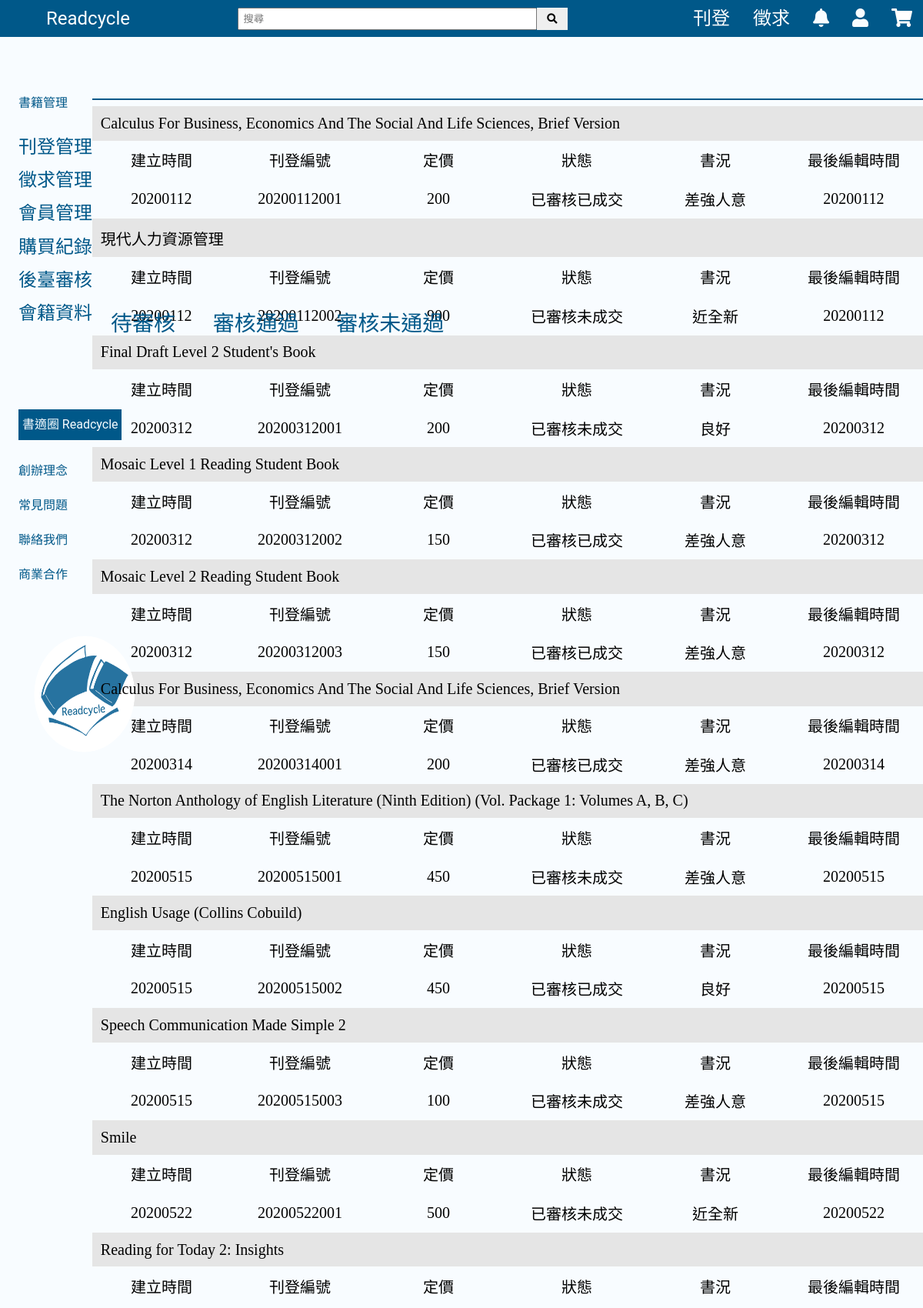
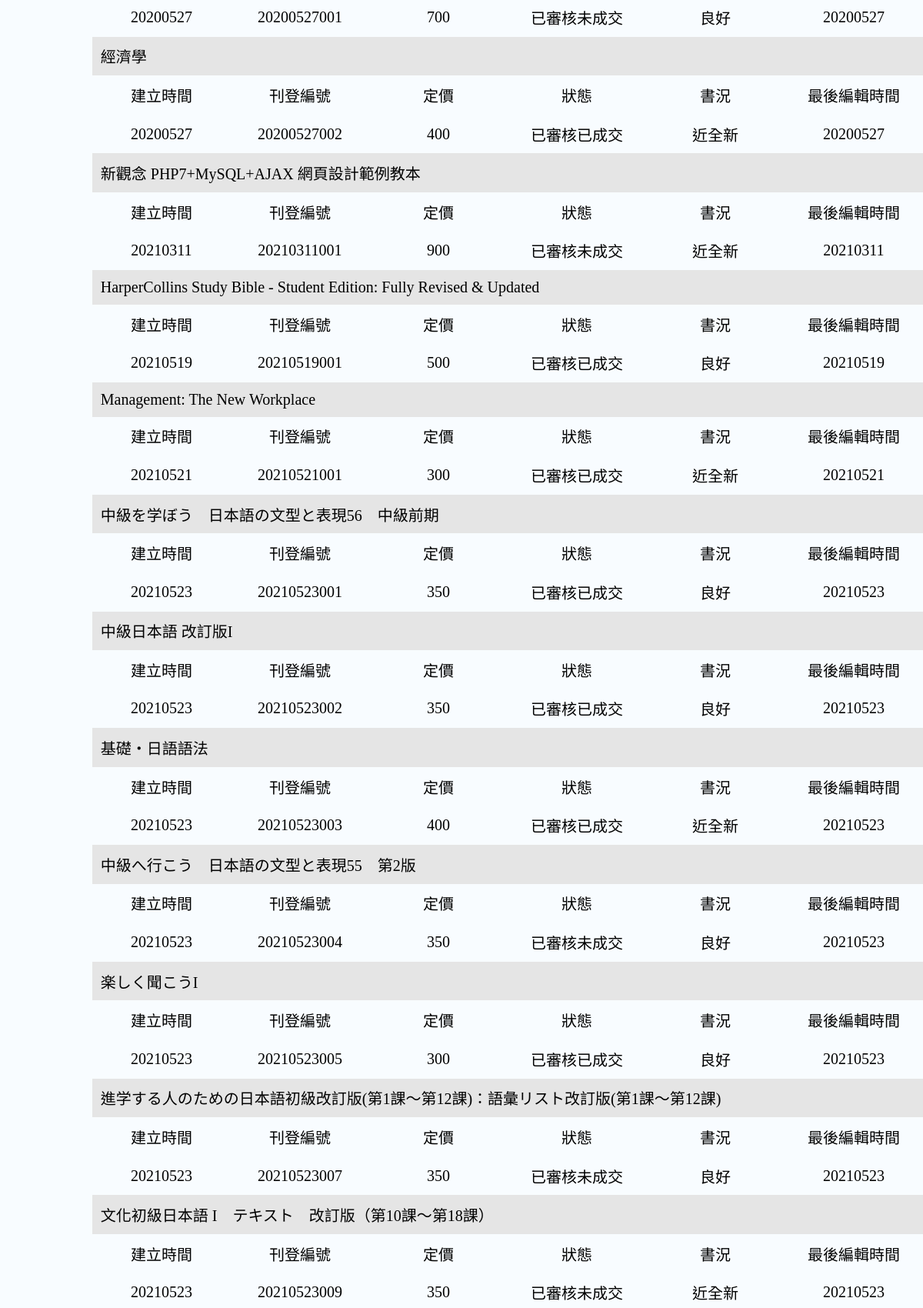
Page /php/Manage_Backstage2.php (signed in, upper part) on the committed database (2 pictures, top to bottom).
### tables this page shows
CREATE TABLE `book_function` (
  `function_id` varchar(11) NOT NULL,
  `ISBN` varchar(13) NOT NULL,
  `member_id` varchar(8) NOT NULL,
  `situation` varchar(20) NOT NULL DEFAULT '未審核',
  `pub_price` int(4) NOT NULL,
  `book_condition` varchar(20) NOT NULL,
  `class` varchar(20) DEFAULT NULL,
  `pic1` varchar(20) NOT NULL,
  `pic2` varchar(20) NOT NULL,
  `description` text DEFAULT NULL,
  `function` varchar(20) NOT NULL,
  `pub_create_date` datetime NOT NULL,
  `pub_update_date` datetime NOT NULL DEFAULT current_timestamp()
);

CREATE TABLE `book` (
  `ISBN` varchar(13) NOT NULL,
  `book_title` varchar(100) NOT NULL,
  `author` varchar(50) NOT NULL,
  `version` int(3) DEFAULT NULL,
  `publishing_house` varchar(50) NOT NULL,
  `publication_date` datetime NOT NULL DEFAULT current_timestamp(),
  `book_update_date` datetime NOT NULL DEFAULT current_timestamp()
);

### php/Manage_Backstage2.php (the view, shortened to what this page needs)
<?php
	include ("../conn.php");
	if (isset($_SESSION["memberid"] ) ){
		$memberid = $_SESSION['memberid'];
		$level = $_SESSION['level'] ;
?>
<!DOCTYPE html>
<html lang="zh-tw">
    <head>
		<link rel="stylesheet" href="../css/home.css">
        <link rel="stylesheet" href="../css/Manage_Backstage2_style.css">
	    <link rel="stylesheet" href="https://use.fontawesome.com/releases/v5.3.1/css/all.css">
    </head>
    <?php
}else{
	echo "請先登入!";
	header('Refresh:2; ../html/Log_In.html');
	exit();
}
	$sql ="SELECT * FROM book_function,book,member
	where book_function.book_condition like '已審核%'
	&& book_function.member_id = member.member_id
	&& book_function.ISBN = book.ISBN";
	$result= $db -> query($sql);
	$attr = $result -> fetch_assoc();
?>
    <body>
	<form name="search" method="post" action="aftersearch.php">
		<div class="header">
			<div class="logo"><a href="../php/home.php?<?php echo "member_id=" . $memberid . "&depart=" . $depart; ?>">Readcycle</a></div>
			<div class="search">
				<input class="search-bar" type="text" name="search" id="search" placeholder="搜尋">
				<button type="submit" class="search-btn" name="search_confirm"><i class="fas fa-search"></i></button>
			</div>
			<div class="publish"><a href="../php/Sale_Book1.php">刊登</a></div>
			<div class="request"><a href="../php/Request_Book1.php">徵求</a></div>
			<div class="notification">
				<div class="popover__title">
					<i class="fas fa-bell"></i>
				</div>
			</div>
			<div class="member">
				<div class="popover__title">
					<i class="fas fa-user"></i>
				</div>
			</div>
			<div class="cart"><a href="../php/Cart.php"><i class="fas fa-shopping-cart"></i></a></div>
		</div>
	</form>
		<div class="left">
			<p>書籍管理</p>
			<a href="Manage_Sell1.php">刊登管理</a><br>
			<a href="Manage_Require1.php">徵求管理</a><br>
			<a href="Manage_Member1.php">會員管理</a><br>
			<a href="Manage_Order.php">購買紀錄</a><br>
			<?php if($level == 0){
				?>
			<a href="Manage_Backstage1.php">後臺審核</a><br>
			<a href="Membership.php">會籍資料</a><br>
			<?php
			}
			?>
			<br><br>
			<div class="information">
				<p>書適圈 Readcycle</p>
				<a href="../php/information.php#AboutUs">創辦理念</a><br>
				<a href="../php/information.php#FAQ">常見問題</a><br>
				<a href="../php/information.php#Contact">聯絡我們</a><br>
				<a href="../php/information.php#Cooperation">商業合作</a>
			</div>
			<br>
			<img src="../index_img/Readcycle_logo.png">
		</div>
		<div>
			<p class="tab">
				<a href="../php/Manage_Backstage1.php">待審核 &nbsp; &nbsp; &nbsp;</a>
				<a href="../php/Manage_Backstage2.php">審核通過 &nbsp; &nbsp; &nbsp;</a>
				<a href="../php/Manage_Backstage3.php">審核未通過</a>
			</p>
			<br><br><br><br>
			<hr style="border: 1px solid#005889;" align="left">
		</div>
		<?php if($attr['book_title']){
		do{
	?>
		<div class="tablen">
			<table class="table1">
				<tr>
				<td class="bookname" colspan="6"><?php echo $attr['book_title']; ?></td>
				</tr>
				<tr>
				<td class="info">建立時間</td>
					<td class="info">刊登編號</td>
					<td class="info">定價</td>
					<td class="info">狀態</td>
					<td class="info">書況</td>
					<td class="info">最後編輯時間</td>
				</tr>
				<tr>
					<td class="info"><?php echo date("Ymd",strtotime($attr['pub_create_date'])); ?></td>
					<td class="info"><?php echo $attr['function_id']; ?></td>
					<td class="info"><?php echo $attr['pub_price']; ?></td>
					<td class="info"><?php echo $attr['book_condition']; ?></td>
					<td class="info"><?php echo $attr['situation']; ?></td>
					<td class="info"><?php echo date("Ymd",strtotime($attr['pub_update_date'])); ?></td>
				</tr>
			</table>
			<?php
			}while($attr = $result -> fetch_assoc());
		}else { ?>
			<h1>尚未有新資料！～ </h1>
		<?php
		}
		?>
		</div>
</body>
</html>

### css/home.css (style rules this page uses)
body { background-color: #F8FCFF; height: 100%; margin: 0px; }
body a { text-decoration: none; }
.header { background-color: #005889; color: #F8FCFF; height: 48px; font-family: Roboto; font-size: 24px; line-height: 33px; display: flex; align-items:center; box-sizing:border-box; }
.header a { color: #F8FCFF; }
.logo { margin-left: 5%; }
.search { width: 65%; display: flex; }
.search-bar { margin-left:18%; padding:5px; width:48%; }
.search-btn { padding:4px; width:40px; cursor: pointer; }
.publish { margin-left: -4%; text-align: right; }
.request { margin-left: 2.5%; text-align: right; }
.notification { position: relative; display: inline-block; margin-left: 2.5%; }
.popover__title { padding: 32px 0; cursor: pointer; }
.member { position: relative; display: inline-block; margin-left: 2.5%; }
.cart { position: relative; display: inline-block; margin-left: 2.5%; }
img { margin: 0 auto; width: 90%; height: 10%; }
.left { width: 8%; color: #005889; font-family: Roboto; font-style: normal; font-weight: normal; font-size: 24px; line-height: 180%; float:left; margin-top: 50px; margin-left: 2%; }
.left p { font-family: Roboto; font-style: normal; font-weight: normal; font-size: 16px; line-height: 180%; }
.left a { text-decoration: none; color: #005889; }
.information { width: 140%; }
.information p { background: #005889; color: #F8FCFF; text-align: center; }
.information a { font-size: 16px; }
.left img { width: 180px; height: 180px; }

### css/Manage_Backstage2_style.css (style rules this page uses)
body { background-color: #F8FCFF; height: 100%; margin: 0px; }
body a { text-decoration: none; }
.header { background-color: #005889; color: #F8FCFF; height: 48px; font-family: Roboto; font-size: 24px; line-height: 33px; display: flex; align-items:center; box-sizing:border-box; }
.header a { color: white; }
.logo { margin-left: 5%; }
.search { width: 65%; display: flex; }
.search-bar { margin-left:18%; padding:5px; width:48%; }
.search-btn { padding:4px; width:40px; cursor: pointer; }
.publish { margin-left: -4%; text-align: right; }
.request { margin-left: 2.5%; text-align: right; }
.notification { position: relative; display: inline-block; margin-left: 2.5%; }
.popover__title { padding: 32px 0; cursor: pointer; }
.member { position: relative; display: inline-block; margin-left: 2.5%; }
.cart { position: relative; display: inline-block; margin-left: 2.5%; }
.left { width: 8%; color: #005889; font-family: Roboto; font-style: normal; font-weight: normal; font-size: 24px; float:left; margin-top: 50px; margin-left: 2%; line-height: 180%; }
.left p { font-family: Roboto; font-style: normal; font-weight: normal; font-size: 16px; line-height: 250%; }
.left a { text-decoration: none; color: #005889; }
button { border: none; }
.tab { position: absolute; width: 50%; left: 12%; top: 10%; font-family: Roboto; font-size: 28px; line-height: 50%; color: #005888; float:left; font-style: normal; font-weight: normal; }
.tab a { color: #005889; }
.tablen { display: block; overflow-y: auto; }
.table1 { padding: 1%; font-size: 20px; border-collapse: collapse; border: #E5E5E5; table-layout: fixed; width: 100%; }
td { max-width: 30px; }
.bookname { background-color: #E5E5E5; text-align: left; padding: 1%; width: 83%; font-size: 20px; }
.info { text-align:center; padding: 1%; font-size: 20px; }

### rows in the picture
book_function: book.book_title "Calculus For Business, Economics And The Social And Life Sciences, Brief Version", pub_create_date "20200112", function_id "20200112001", pub_price "200", book_condition "已審核已成交", situation "差強人意", pub_update_date "20200112"
book_function: book.book_title "現代人力資源管理", pub_create_date "20200112", function_id "20200112002", pub_price "900", book_condition "已審核未成交", situation "近全新", pub_update_date "20200112"
book_function: book.book_title "Final Draft Level 2 Student's Book", pub_create_date "20200312", function_id "20200312001", pub_price "200", book_condition "已審核未成交", situation "良好", pub_update_date "20200312"
book_function: book.book_title "Mosaic Level 1 Reading Student Book", pub_create_date "20200312", function_id "20200312002", pub_price "150", book_condition "已審核已成交", situation "差強人意", pub_update_date "20200312"
book_function: book.book_title "Mosaic Level 2 Reading Student Book", pub_create_date "20200312", function_id "20200312003", pub_price "150", book_condition "已審核已成交", situation "差強人意", pub_update_date "20200312"
book_function: book.book_title "Calculus For Business, Economics And The Social And Life Sciences, Brief Version", pub_create_date "20200314", function_id "20200314001", pub_price "200", book_condition "已審核已成交", situation "差強人意", pub_update_date "20200314"
book_function: book.book_title "The Norton Anthology of English Literature (Ninth Edition) (Vol. Package 1: Volumes A, B, C)", pub_create_date "20200515", function_id "20200515001", pub_price "450", book_condition "已審核未成交", situation "差強人意", pub_update_date "20200515"
book_function: book.book_title "English Usage (Collins Cobuild)", pub_create_date "20200515", function_id "20200515002", pub_price "450", book_condition "已審核已成交", situation "良好", pub_update_date "20200515"
book_function: book.book_title "Speech Communication Made Simple 2", pub_create_date "20200515", function_id "20200515003", pub_price "100", book_condition "已審核未成交", situation "差強人意", pub_update_date "20200515"
book_function: book.book_title "Smile", pub_create_date "20200522", function_id "20200522001", pub_price "500", book_condition "已審核未成交", situation "近全新", pub_update_date "20200522"
book_function: book.book_title "Reading for Today 2: Insights", pub_create_date "20200527", function_id "20200527001", pub_price "700", book_condition "已審核未成交", situation "良好", pub_update_date "20200527"
book_function: book.book_title "經濟學", pub_create_date "20200527", function_id "20200527002", pub_price "400", book_condition "已審核已成交", situation "近全新", pub_update_date "20200527"
book_function: book.book_title "新觀念 PHP7+MySQL+AJAX 網頁設計範例教本", pub_create_date "20210311", function_id "20210311001", pub_price "900", book_condition "已審核未成交", situation "近全新", pub_update_date "20210311"
book_function: book.book_title "HarperCollins Study Bible - Student Edition: Fully Revised & Updated", pub_create_date "20210519", function_id "20210519001", pub_price "500", book_condition "已審核已成交", situation "良好", pub_update_date "20210519"
book_function: book.book_title "Management: The New Workplace", pub_create_date "20210521", function_id "20210521001", pub_price "300", book_condition "已審核已成交", situation "近全新", pub_update_date "20210521"
book_function: book.book_title "中級を学ぼう 日本語の文型と表現56 中級前期", pub_create_date "20210523", function_id "20210523001", pub_price "350", book_condition "已審核已成交", situation "良好", pub_update_date "20210523"
book_function: book.book_title "中級日本語 改訂版I", pub_create_date "20210523", function_id "20210523002", pub_price "350", book_condition "已審核已成交", situation "良好", pub_update_date "20210523"
book_function: book.book_title "基礎・日語語法", pub_create_date "20210523", function_id "20210523003", pub_price "400", book_condition "已審核已成交", situation "近全新", pub_update_date "20210523"
book_function: book.book_title "中級へ行こう 日本語の文型と表現55 第2版", pub_create_date "20210523", function_id "20210523004", pub_price "350", book_condition "已審核未成交", situation "良好", pub_update_date "20210523"
book_function: book.book_title "楽しく聞こうI", pub_create_date "20210523", function_id "20210523005", pub_price "300", book_condition "已審核已成交", situation "良好", pub_update_date "20210523"
book_function: book.book_title "進学する人のための日本語初級改訂版(第1課～第12課)：語彙リスト改訂版(第1課～第12課)", pub_create_date "20210523", function_id "20210523007", pub_price "350", book_condition "已審核未成交", situation "良好", pub_update_date "20210523"
book_function: book.book_title "文化初級日本語 I テキスト 改訂版（第10課～第18課）", pub_create_date "20210523", function_id "20210523009", pub_price "350", book_condition "已審核未成交", situation "近全新", pub_update_date "20210523"
